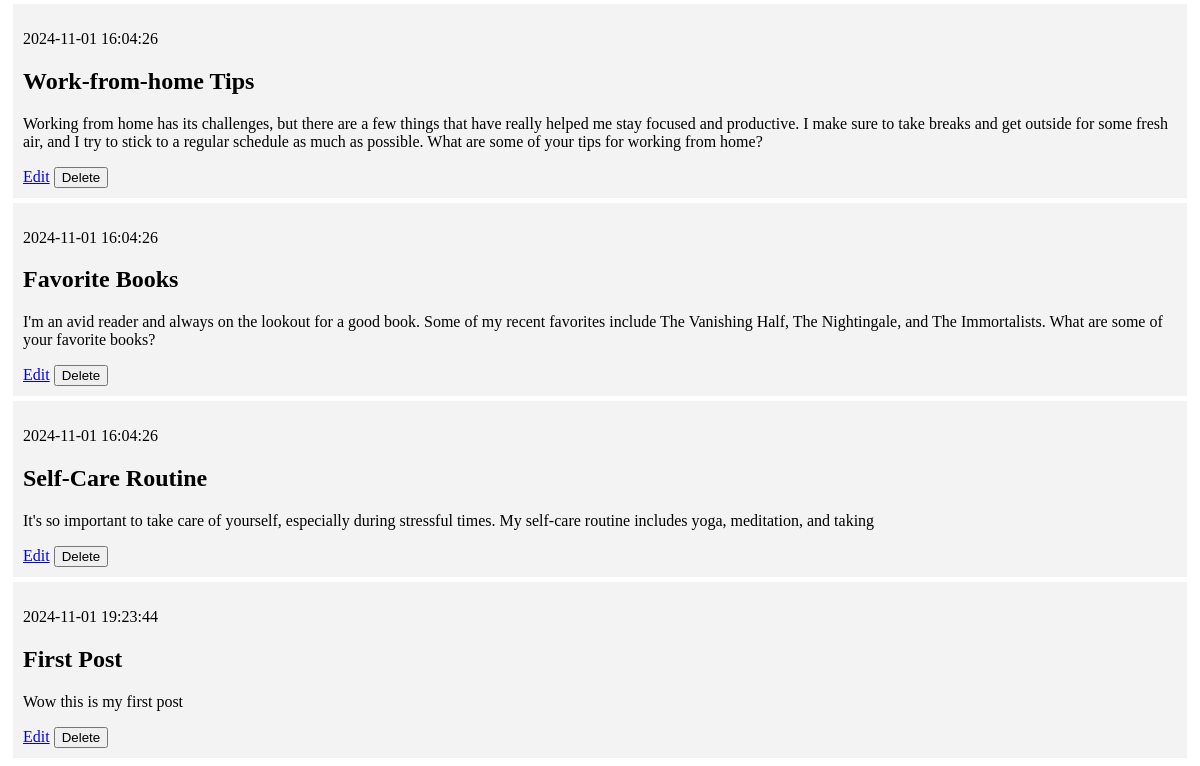
Before: / (lower part) with the older database file.
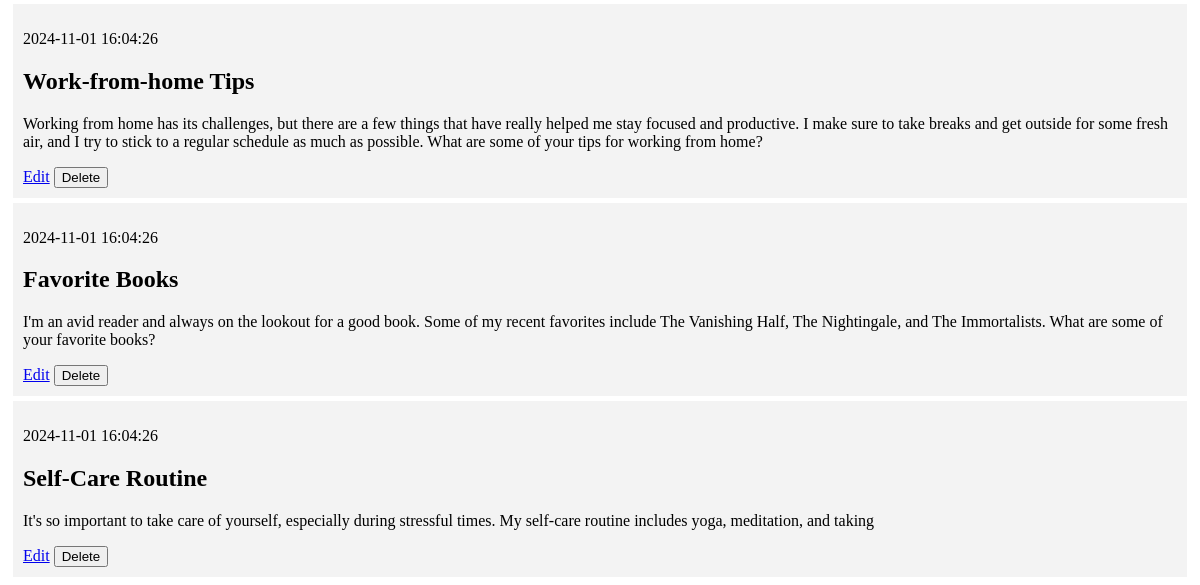
After: the same page with the newer database file.
### tables this page shows
CREATE TABLE posts (
    id INTEGER PRIMARY KEY AUTOINCREMENT,
    created TIMESTAMP NOT NULL DEFAULT CURRENT_TIMESTAMP,
    title TEXT NOT NULL,
    content TEXT NOT NULL
);

### app.py (the view)
@app.route('/')
def index():
    conn =get_db_connection()
    posts = conn.execute('SELECT * FROM posts').fetchall()
    conn.close()
    return render_template('index.html',posts=posts)

### app.py (called while the page is built)
def get_db_connection():
    conn = sqlite3.connect('database.db')
    conn.row_factory = sqlite3.Row
    return conn

### templates/index.html (shortened to what this page needs)
{% extends 'base.html' %}
{% block content %}
    {% for post in posts %}
        <div class='post'>
            <p>{{ post['created'] }}</p>
            <h2>{{ post['title'] }}</h2>
            <p>{{ post['content'] }}</p>
            <a href="{{ url_for('edit', id=post['id']) }}">Edit</a>
            <form action="{{ url_for('delete_post', id=post['id']) }}" method="POST" style="display:inline;">
                <button type="submit" onclick="return confirm('Are you sure you want to delete this post?');">
                    Delete
                </button>
            </form>
        </div>
    {% endfor %}
{% endblock %}

### templates/base.html (shortened to what this page needs)
<!DOCTYPE html>
<html lang="en">
<head>
</head>
<body>
    <div class="content">
        {% block content %} {% endblock %}
    </div>
</body>
</html>

### templates/base.html (style rules this page uses)
.post { padding: 10px; margin: 5px; background-color: #f3f3f3 }

Changed rows visible on the page:
removed posts: created "2024-11-01 19:23:44", title "First Post", content "Wow this is my first post"
